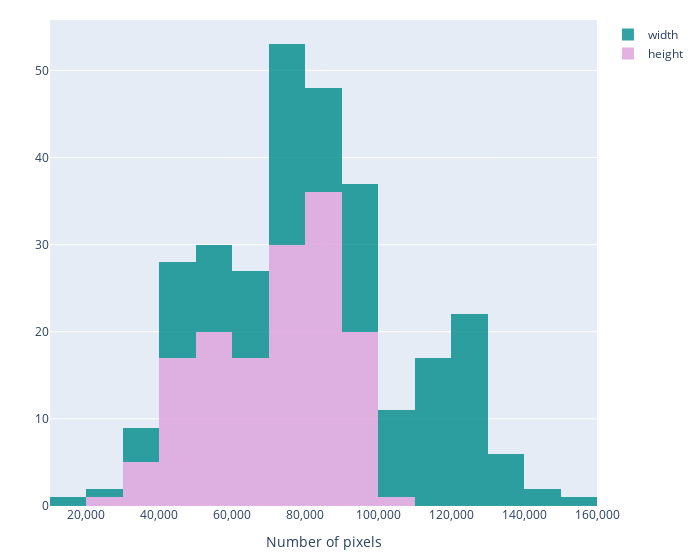

Write notebook code for a chart like this one.
### Code cell
fig = go.Figure()
fig.add_trace(go.Histogram(x=df['Level0_height'], marker_color="plum", name="height"))
fig.add_trace(go.Histogram(x=df['Level0_width'], marker_color="darkcyan", name="width"))

# The two histograms are drawn on top of another
fig.update_layout(title={
        'y':0.94,
        'x':0.5,
        'xanchor': 'center',
        'yanchor': 'top'},
        xaxis_title_text='Number of pixels',
        xaxis_tickformat=",.0f",
        barmode='stack', 
        width=700,
        margin=dict(l=50, r=50, b=50, t=20))
fig.update_traces(opacity=0.8)
fig.show()

### Figure 1 — Plotly figure (JSON) as saved in the notebook; plotly's stock layout.template omitted (floating-point values rounded to 4 significant figures; data arrays with more than 128 entries replaced by an {"elided": "..."} marker saying what was removed)
{"data": [{"marker": {"color": "plum"}, "name": "height", "opacity": 0.8, "type": "histogram", "x": {"elided": "147 int values"}}, {"marker": {"color": "darkcyan"}, "name": "width", "opacity": 0.8, "type": "histogram", "x": {"elided": "147 int values"}}], "layout": {"barmode": "stack", "margin": {"b": 50, "l": 50, "r": 50, "t": 20}, "title": {"x": 0.5, "xanchor": "center", "y": 0.94, "yanchor": "top"}, "width": 700, "xaxis": {"tickformat": ",.0f", "title": {"text": "Number of pixels"}}}}
